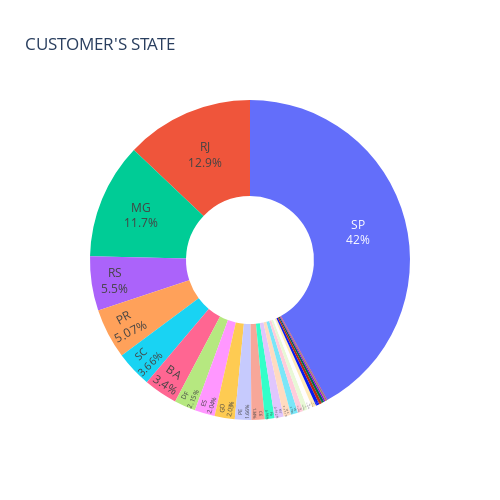

Here is the notebook cell this chart was saved with:
### Code cell
fig = px.pie( df , df.index , values='no_of_customers',
             hole= 0.4 , title = "CUSTOMER'S STATE")
fig.update_traces(textposition  =  'inside' , textinfo='label+percent')
fig.update_layout(width= 500, height = 500,
    showlegend = False)
fig.show()

### Figure 1 — Plotly figure (JSON) as saved in the notebook; plotly's stock layout.template omitted (floating-point values rounded to 4 significant figures)
{"data": [{"domain": {"x": [0, 1], "y": [0, 1]}, "hole": 0.4, "hovertemplate": "customer_state=%{label}<br>no_of_customers=%{value}<extra></extra>", "labels": ["AC", "AL", "AM", "AP", "BA", "CE", "DF", "ES", "GO", "MA", "MG", "MS", "MT", "PA", "PB", "PE", "PI", "PR", "RJ", "RN", "RO", "RR", "RS", "SC", "SE", "SP", "TO"], "legendgroup": "", "name": "", "showlegend": true, "textinfo": "label+percent", "textposition": "inside", "type": "pie", "values": [81, 413, 148, 68, 3380, 1336, 2140, 2033, 2020, 747, 11635, 715, 907, 975, 536, 1652, 495, 5045, 12852, 485, 253, 46, 5466, 3637, 350, 41746, 280]}], "layout": {"height": 500, "legend": {"tracegroupgap": 0}, "showlegend": false, "title": {"text": "CUSTOMER'S STATE"}, "width": 500}}
